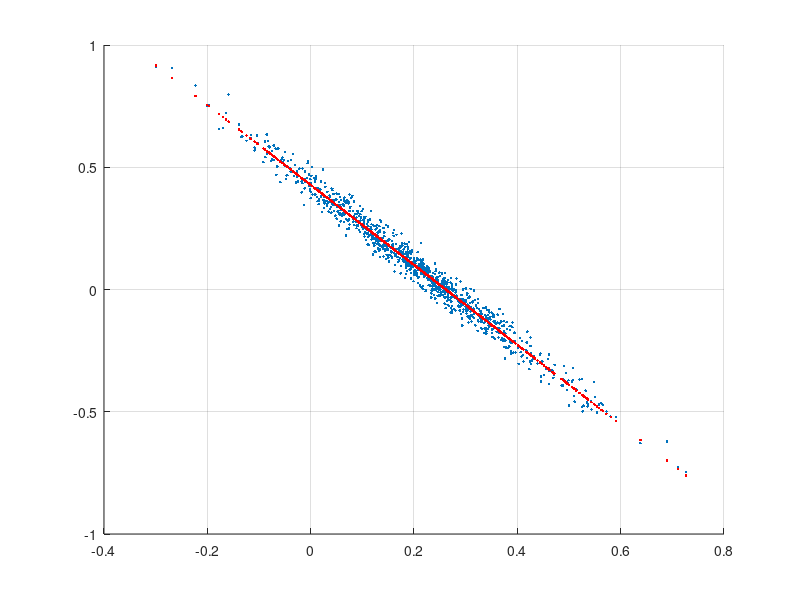

MATLAB code for this plot:
% this script illustrates regression dimension reduction in a simple bivariate case
% see "Risk and Asset Allocation"-Springer (2005), by A. Meucci

clc; close all; clear;

% the invariant X corresponds to the first entry, and the two factors F1 and F2 to the last two entries
Mu=[0.1 0.2];
Sig=[.25 .15];
rho_FX=-.99;  

NumSimulations=1000;
%%%%%%%%%%%%%%%%%%%%%%%%%%%%%%%%%%%%%%%%%%%%%%%%%%%%%%%%%%%%%%%%%%%%%%%%%%%%%%%%%%%%%%%%%%%%%%%%%%%%%%%%%%%%%%%%%%%%%%%%%%%%%%%%%%%%%%
Sigma=diag(Sig)*[1 rho_FX ; rho_FX 1]*diag(Sig);

% compute sample: the market X is the first entry, and the two factors F1 and F2 are the last two entries
Y=mvnrnd(Mu,Sigma,NumSimulations);
Simul_XF=Y;%exp(Y);

% compute recovered variables
Expected_Value=mean(Simul_XF)';
Covariance=cov(Simul_XF);

ExpVal_X=Expected_Value(1);
Covariance_X=Covariance(1,1);
ExpVal_F=Expected_Value(2);
Covariance_F=Covariance(2,2);
Covariance_XF=Covariance(1,2);

B=Covariance_XF*inv(Covariance_F);

Recovered_XF=[];
for t=1:NumSimulations
    f=Simul_XF(t,2);
    Z=ExpVal_X+B*(f-ExpVal_F);
    Recovered_XF=[Recovered_XF
        Z f ];
end

%%%%%%%%%%%%%%%%%%%%%%%%%%%%%%%%%%%%%%%%%%%%%%%%%%%%%%%%%%%%%%%%%%%%%%%%%%%%%%%%%%%%%%%%%%%%%%%%%%%%%%%%%%%%%%%%%%
% plots

figure % original variables
% plot random simulations 
hold on
h=plot(Simul_XF(:,2),Simul_XF(:,1),'.');
% plot the recovered variables
hold on
h=plot(Recovered_XF(:,2),Recovered_XF(:,1),'.');
set(h,'color','r');
grid on
